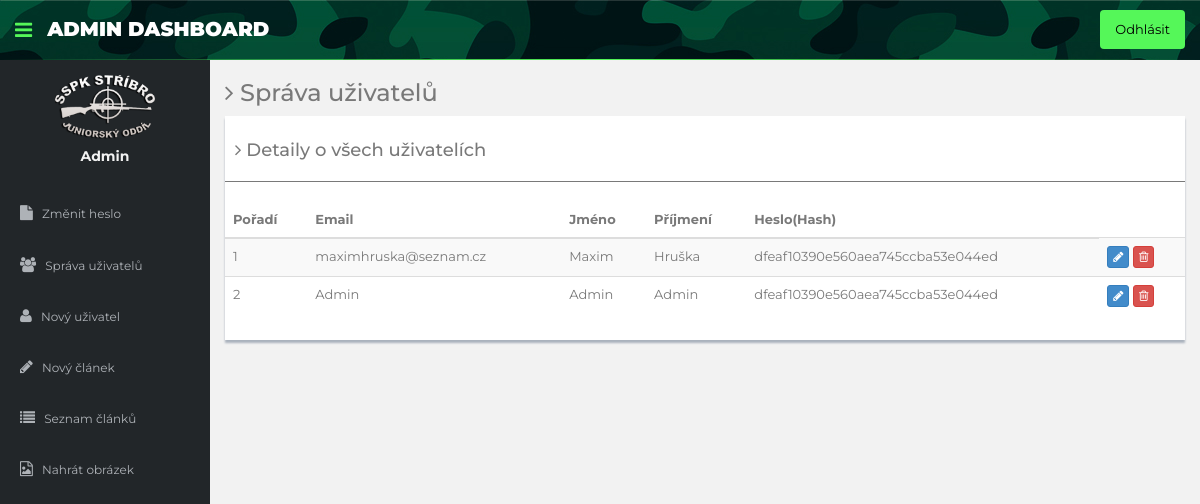
Screenshot of /admin/manage-users.php with the database file from the repository.
### tables this page shows
CREATE TABLE `uzivatele` (
  `Email` varchar(255) NOT NULL,
  `Jmeno` varchar(255) NOT NULL,
  `Prijmeni` varchar(255) NOT NULL,
  `Heslo` varchar(255) NOT NULL,
  `Tel_cislo` varchar(9) NOT NULL
);

### admin/manage-users.php (the view, shortened to what this page needs)
<?php
include'dbconnection.php';
?><!DOCTYPE html>
<html lang="cs">
  <head>
    <link href="assets/css/bootstrap.css" rel="stylesheet">
    <link href="assets/font-awesome/css/font-awesome.css" rel="stylesheet" />
    <link href="assets/css/style.css" rel="stylesheet">
    <link href="assets/css/style-responsive.css" rel="stylesheet">
    <link href="assets/css/styl_admin.css" rel="stylesheet">
  </head>
  <body>
  <section id="container" >
      <header class="header black-bg">
              <div class="sidebar-toggle-box">
                  <div class="fa fa-bars tooltips" data-placement="right" data-original-title="Toggle Navigation"></div>
              </div>
            <a href="#" class="logo"><b>Admin Dashboard</b></a>
            <div class="top-menu">
            	<ul class="nav pull-right">
                    <li><a class="logout" href="logout.php">Odhlásit</a></li>
            	</ul>
            </div>
        </header>
      <aside>
          <div id="sidebar"  class="nav-collapse ">
              <ul class="sidebar-menu" id="nav-accordion">
              	  <p class="centered"><a href="#"><img src="assets/img/logo_bile.PNG" class="img-circle" width="60"></a></p>
              	  <h5 class="centered"><?php echo "Admin";?></h5>
                  <li class="mt">
                      <a href="change-password.php">
                          <i class="fa fa-file"></i>
                          <span>Změnit heslo</span>
                      </a>
                  </li>
                  <li class="sub-menu">
                      <a href="manage-users.php" >
                          <i class="fa fa-users"></i>
                          <span>Správa uživatelů</span>
                      </a>
                  </li>
                  <li class="sub-menu">
                      <a href="create_user.php" >
                          <i class="fa fa-user"></i>
                          <span>Nový uživatel</span>
                      </a>
                  </li>
                  <li class="sub-menu">
                      <a href="new_article.php" >
                          <i class="fa fa-pencil"></i>
                          <span>Nový článek</span>
                      </a>
                  </li>
                  <li class="sub-menu">
                      <a href="article_list.php" >
                          <i class="fa fa-list"></i>
                          <span>Seznam článků</span>
                      </a>
                  </li>
                  <li class="sub-menu">
                      <a href="upload_image.php" >
                          <i class="fa fa-file-image-o"></i>
                          <span>Nahrát obrázek</span>
                      </a>
                  </li>
              </ul>
          </div>
      </aside>
      <section id="main-content">
          <section class="wrapper">
          	<h3><i class="fa fa-angle-right"></i> Správa uživatelů</h3>
				<div class="row">
                  <div class="col-md-12">
                      <div class="content-panel">
                          <table class="table table-striped table-advance table-hover">
	                  	  	  <h4><i class="fa fa-angle-right"></i> Detaily o všech uživatelích </h4>
	                  	  	  <hr>
                              <thead>
                              <tr>
                                  <th>Pořadí</th>
                                  <th class="hidden-phone">Email</th>
                                  <th> Jméno</th>
                                  <th> Příjmení</th>
                                  <th>Heslo(Hash)</th>
                              </tr>
                              </thead>
                              <tbody>
                              <?php
                              $ret=mysqli_query($con,"select * from uzivatele");
							  $cnt=1;
							  while($row=mysqli_fetch_array($ret))
							  {?>
                              <tr>
                              <td><?php echo $cnt;?></td>
                                  <td><?php echo $row['Email'];?></td>
                                  <td><?php echo $row['Jmeno'];?></td>
                                  <td><?php echo $row['Prijmeni'];?></td>
                                  <td><?php echo $row['Heslo'];?></td>
                                  <td>
                                     <a href="update-profile.php?uid=<?php echo $row['Email'];?>">
                                     <button class="btn btn-primary btn-xs"><i class="fa fa-pencil"></i></button></a>
                                     <a href="manage-users.php?email=<?php echo $row['Email'];?>">
                                     <button class="btn btn-danger btn-xs" onClick="return confirm('Opravdu chcete smazat uživatele?');"><i class="fa fa-trash-o "></i></button></a>
                                  </td>
                              </tr>
                              <?php $cnt=$cnt+1; }?>
                              </tbody>
                          </table>
                      </div>
                  </div>
              </div>
		</section>
      </section
  ></section>
  </body>
</html>

### admin/assets/css/style.css (style rules this page uses)
body { color: #797979; background: #f2f2f2; font-family: 'Ruda', sans-serif; padding: 0px !important; margin: 0px !important; font-size:13px; }
ul li { list-style: none; }
a, a:hover, a:focus { text-decoration: none; outline: none; }
#container { width: 100%; height: 100%; }
hr { margin-top: 20px; margin-bottom: 20px; border: 0; border-top: 1px solid #797979; }
.centered { text-align: center; }
.mt { margin-top: 25px; }
#sidebar { width: 210px; height: 100%; position: fixed; background: #424a5d; }
#sidebar h5 { color: #f2f2f2; font-weight: 700; }
#sidebar ul li { position: relative; }
ul.sidebar-menu , ul.sidebar-menu li ul.sub { margin: -2px 0 0; padding: 0; }
ul.sidebar-menu { margin-top: 75px; }
ul.sidebar-menu li { margin-bottom: 5px; margin-left:10px; margin-right:10px; }
ul.sidebar-menu li.sub-menu { line-height: 15px; }
ul.sidebar-menu li a span { display: inline-block; }
ul.sidebar-menu li a { color: #aeb2b7; text-decoration: none; display: block; padding: 15px 0 15px 10px; font-size: 12px; outline: none; -webkit-transition: all 0.3s ease; -moz-transition: all 0.3s ease; -o-transition: all 0.3s ease; -ms-transition: all 0.3s ease; transition: all 0.3s ease; }
ul.sidebar-menu li a i { font-size: 15px; padding-right: 6px; }
#main-content { margin-left: 210px; }
.header, .footer { min-height: 60px; padding: 0 15px; }
.header { position: fixed; left: 0; right: 0; z-index: 1002; }
.black-bg { background: #ffd777; border-bottom: 1px solid #c9aa5f; }
.wrapper { display: inline-block; margin-top: 60px; padding-left: 15px; padding-right: 15px; padding-bottom: 15px; padding-top: 0px; width: 100%; }
a.logo { font-size: 20px; color: #ffffff; float: left; margin-top: 15px; text-transform: uppercase; }
a.logo b { font-weight: 900; }
.sidebar-toggle-box { float: left; padding-right: 15px; margin-top: 20px; }
.sidebar-toggle-box .fa-bars { cursor: pointer; display: inline-block; font-size: 20px; }
.content-panel { background: #ffffff; box-shadow: 0px 3px 2px #aab2bd; padding-top: 15px; padding-bottom: 5px; }
.content-panel h4 { margin-left: 10px; }

### admin/assets/css/styl_admin.css (style rules this page uses)
body { font-family: Montserrat; }
.black-bg { background-image: url("../img/camu_bg.jpg"); -o-border-image: linear-gradient(to left, rgba(0, 0, 0, 0), #55f759 50%, rgba(0, 0, 0, 0)) 100% 0 stretch; border-image: -webkit-gradient(linear, right top, left top, from(rgba(0, 0, 0, 0)), color-stop(50%, #55f759), to(rgba(0, 0, 0, 0))) 100% 0 stretch; border-image: linear-gradient(to left, rgba(0, 0, 0, 0), #55f759 50%, rgba(0, 0, 0, 0)) 100% 0 stretch; background-color: #55f759; }
.logout { background-color: #55f759; color: black; border-radius: 4px; }
#sidebar { background-color: #222629; }
.img-circle { border-radius: 0%; max-width: 100px; width: 100%; }
ul, ol { margin-top: 10px; margin-bottom: 10px; }
.fa-bars { cursor: pointer; display: inline-block; font-size: 20px; color: #55f759; }

### rows the page displays
uzivatele: Email "maximhruska@seznam.cz", Jmeno "Maxim", Prijmeni "Hruška", Heslo "dfeaf10390e560aea745ccba53e044ed"
uzivatele: Email "Admin", Jmeno "Admin", Prijmeni "Admin", Heslo "dfeaf10390e560aea745ccba53e044ed"
